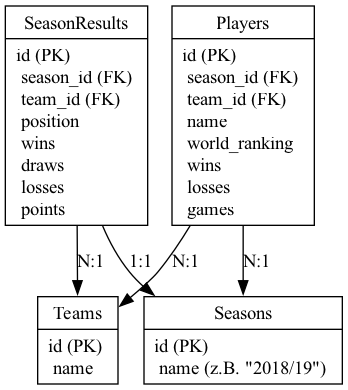

Write the Python code that produced this figure.
from graphviz import Digraph

# Neues Diagramm
dot = Digraph(comment="Tischtennis ERD")
dot.attr('node', shape='record')

# Tabellen als Kästen
dot.node('Teams', '''{
    Teams |
    id (PK) \l
    name \l
}''')

dot.node('Seasons', '''{
    Seasons |
    id (PK) \l
    name (z.B. "2018/19") \l
}''')

dot.node('SeasonResults', '''{
    SeasonResults |
    id (PK) \l
    season_id (FK) \l
    team_id (FK) \l
    position \l
    wins \l
    draws \l
    losses \l
    points \l
}''')

dot.node('Players', '''{
    Players |
    id (PK) \l
    season_id (FK) \l
    team_id (FK) \l
    name \l
    world_ranking \l
    wins \l
    losses \l
    games \l
}''')

# Beziehungen
dot.edge('SeasonResults', 'Teams', label="N:1")
dot.edge('SeasonResults', 'Seasons', label="1:1")
dot.edge('Players', 'Teams', label="N:1")
dot.edge('Players', 'Seasons', label="N:1")

# Diagramm rendern
file_path = '/Users/richardmohling/Desktop/Tryout/Table Tennis/TTBL-AI/TTBL-ERD'
dot.render(file_path, format='png', cleanup=True)
file_path
